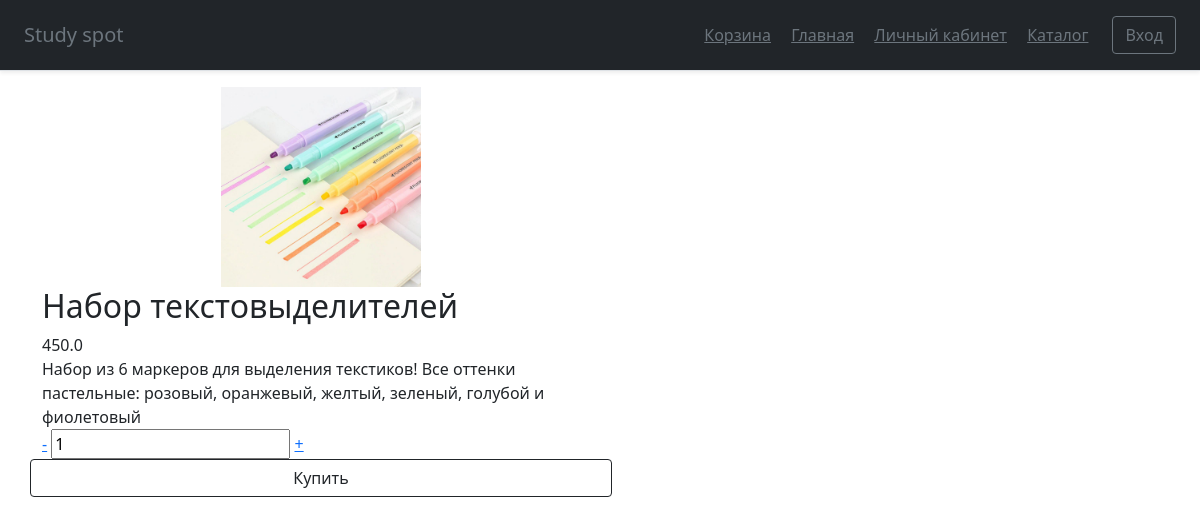
Page /item/1 on the committed database.
### main.py (models this page shows)
class Items(db.Model):  # таблица со всеми товарами
    id = db.Column(db.Integer, primary_key=True, autoincrement=True)
    name = db.Column(db.String(100), nullable=True)
    description = db.Column(db.Text, nullable=True)
    photo_url = db.Column(db.Text, nullable=True)
    count = db.Column(db.Integer, nullable=True)
    price = db.Column(db.Float, nullable=True)

### main.py (the view, shortened to what this page needs)
    @app.route('/item/<id>', methods=['POST', 'GET'])
    def item(id):
        if request.method == 'GET':
            item = Items.query.filter(Items.id == id).all()[0]
            return render_template('item.html', item=item)

### templates/item.html
{% extends "base.html" %}
{% block content %}
<div class="content">
	<div class="container product padding-top">
		<div class="col-sm-6 product-gallery magnific-wrap">
			<div class="img-medium text-center">
				<div class="medium-slider">
						<img src="/{{ item.photo_url }}" width='200px' height="200px">
				</div>
			</div>
		</div>
		<div class="col-sm-6">
			<div class="row">
				<h2 data-product="116">{{ item.name }}</h2>
				<div class="cost">
					<div style="display: inline;" id="product_price">
						<span>{{ item.price }}</span>
					</div>
				</div>
			</div>
			<div class="rating-wrap">
				{{ item.description }}
				<form method="post">
					<div class="row product-count">
						<div class="counting inline-block">
							<a href="" class="a-less disabled">-</a>
							<input type="text" value="1" id="product_amount" data-max="50">
							<a href="" class="a-more">+</a>
						</div>
						<button class="w-100 btn btn-outline-dark" type="submit">Купить</button>
					</div>
				</form>
		</div>
	</div>
{% endblock %}

### rows in the picture
Items: photo_url (picture), name "Набор текстовыделителей", price "450.0", description "Набор из 6 маркеров для выделения текстиков! Все оттенки пастельные: розовый, оранжевый, желтый, зеленый, голубой и фиолетовый"
